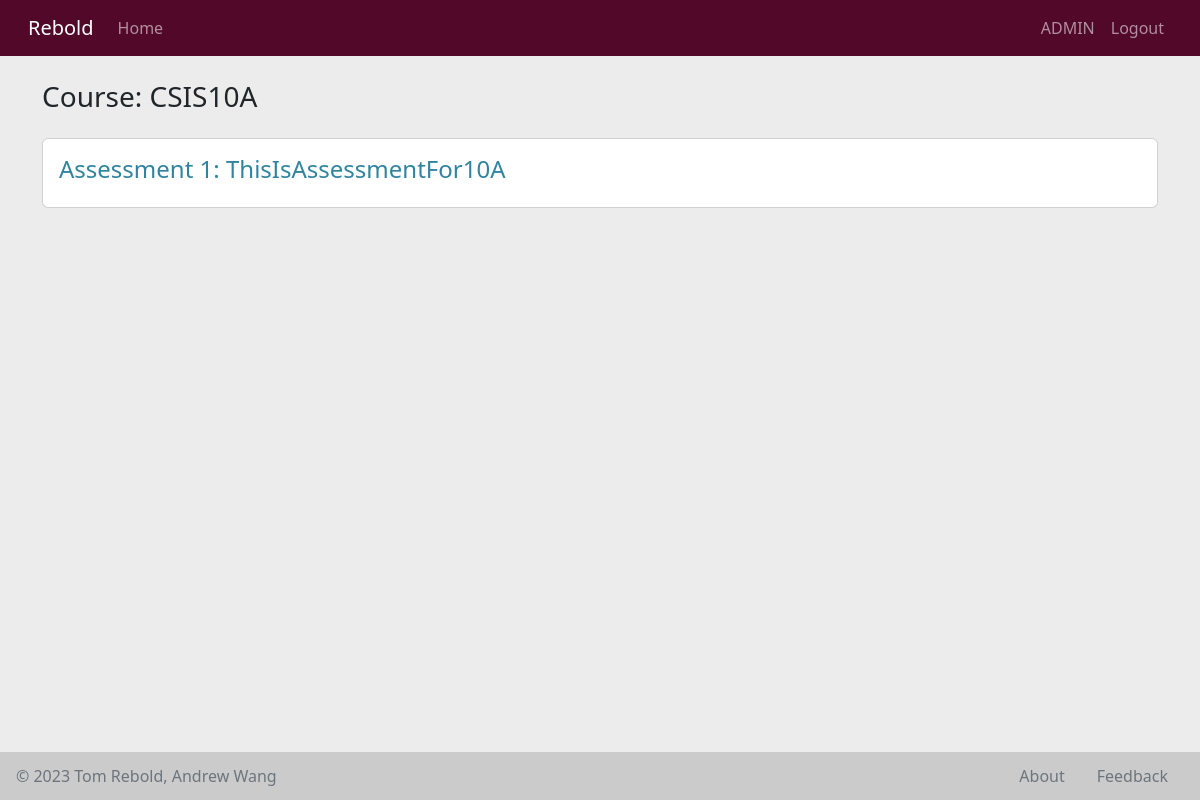
Screenshot of /CSIS10A (signed in) with the database file from the repository.
### mysite/models.py (models this page shows, shortened)
class Course(db.Model):
    id = db.Column(db.Integer, primary_key=True)
    name = db.Column(db.String(50), unique=True, nullable=False)
    is_published = db.Column(db.Boolean, default=False, nullable=False)
    assessments = db.relationship('Assessment', backref='course')

class Assessment(db.Model):
    id = db.Column(db.Integer, primary_key=True)
    number = db.Column(db.Integer, nullable=False)
    name = db.Column(db.String(100), nullable=False)
    is_published = db.Column(db.Boolean, default=False, nullable=False)
    course_id = db.Column(db.Integer, db.ForeignKey('course.id'))
    questions = db.relationship('Question', backref='assessment')

### mysite/routes/views.py (the view)
@views.route('/<course_name>')
@login_required
def course(course_name):
    course_query = Course.query.filter_by(name=course_name, is_published=True).first()
    if not course_query:
        return abort(404)
    return render_template('views/course.html', course=course_query)

### mysite/routes/auth.py (called while the page is built)
@login_manager.user_loader
def load_user(user_id):
    return User.query.get(int(user_id))

### mysite/templates/views/course.html (shortened to what this page needs)
{% extends "base/base.html" %}
{% block content %}
    <h3>Course: {{ course.name }}</h3>
    {% if course.assessments %}
        {% for assessment in course.assessments %}
            <div class="card my-4">
                    <div class="card-body">
                        <h4 class="card-title">
                            <a class="link-info decoration-none"
                               href="{{ url_for('views.assessment', course_name=course.name, assessment_number=assessment.number) }}">
               Assessment {{ assessment.number }}: {{ assessment.name }}
                            </a>
                        </h4>
                    </div>
                </div>
        {% endfor %}
    {% else %}
        <p class="text-muted">This course currently has no assessments</p>
    {% endif %}
{% endblock %}

### mysite/static/css/main.css (style rules this page uses)
body { background-color: #ececec; }
.decoration-none { text-decoration: none; }
.link-info { color: #3084a0 !important }

### rows the page displays
Course: name "CSIS10A"
Assessment: number "1", name "ThisIsAssessmentFor10A"
